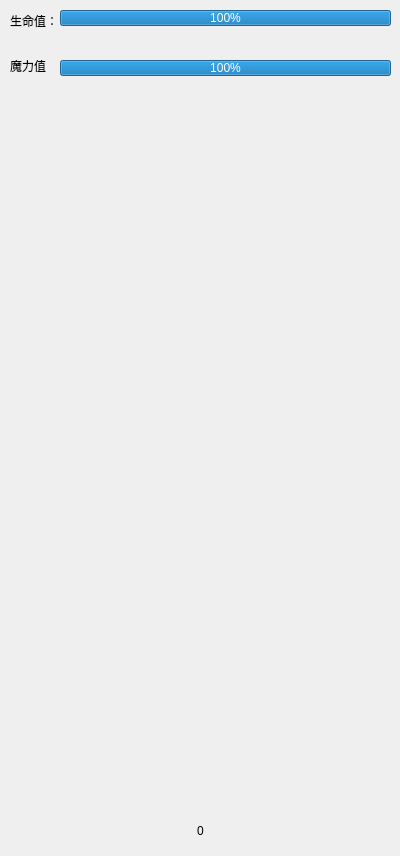
<?xml version="1.0" encoding="UTF-8"?>
<ui version="4.0">
 <class>HUD</class>
 <widget class="QWidget" name="HUD">
  <property name="geometry">
   <rect>
    <x>0</x>
    <y>0</y>
    <width>400</width>
    <height>856</height>
   </rect>
  </property>
  <property name="windowTitle">
   <string>Form</string>
  </property>
  <widget class="QLabel" name="manaLabel">
   <property name="geometry">
    <rect>
     <x>10</x>
     <y>60</y>
     <width>40</width>
     <height>12</height>
    </rect>
   </property>
   <property name="text">
    <string>魔力值： </string>
   </property>
  </widget>
  <widget class="QLabel" name="healthLabel">
   <property name="geometry">
    <rect>
     <x>10</x>
     <y>10</y>
     <width>51</width>
     <height>21</height>
    </rect>
   </property>
   <property name="styleSheet">
    <string notr="true">QDialog{
background-color:rgb(255, 255, 255)
}</string>
   </property>
   <property name="lineWidth">
    <number>1</number>
   </property>
   <property name="text">
    <string>生命值：</string>
   </property>
  </widget>
  <widget class="QProgressBar" name="healthBar">
   <property name="geometry">
    <rect>
     <x>60</x>
     <y>10</y>
     <width>331</width>
     <height>16</height>
    </rect>
   </property>
   <property name="value">
    <number>100</number>
   </property>
   <property name="alignment">
    <set>Qt::AlignmentFlag::AlignCenter</set>
   </property>
   <property name="textVisible">
    <bool>true</bool>
   </property>
  </widget>
  <widget class="QProgressBar" name="manaBar">
   <property name="geometry">
    <rect>
     <x>60</x>
     <y>60</y>
     <width>331</width>
     <height>16</height>
    </rect>
   </property>
   <property name="value">
    <number>100</number>
   </property>
   <property name="alignment">
    <set>Qt::AlignmentFlag::AlignCenter</set>
   </property>
   <property name="textVisible">
    <bool>true</bool>
   </property>
  </widget>
  <widget class="QLabel" name="timeLabel">
   <property name="geometry">
    <rect>
     <x>0</x>
     <y>810</y>
     <width>401</width>
     <height>41</height>
    </rect>
   </property>
   <property name="text">
    <string>0</string>
   </property>
   <property name="scaledContents">
    <bool>false</bool>
   </property>
   <property name="alignment">
    <set>Qt::AlignmentFlag::AlignCenter</set>
   </property>
   <property name="wordWrap">
    <bool>false</bool>
   </property>
  </widget>
 </widget>
 <resources/>
 <connections/>
</ui>
